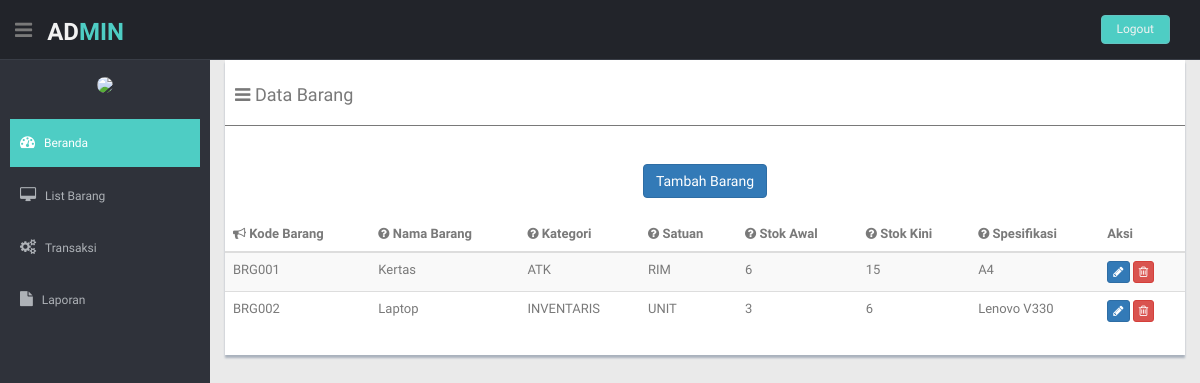
/Admin/beranda.php?hal=dataBarang, run on the app's committed database.
### tables this page shows
CREATE TABLE `tbbarang` (
  `kode_barang` varchar(6) NOT NULL,
  `nama_barang` varchar(30) NOT NULL,
  `kode_kategori` int(11) NOT NULL,
  `satuan` varchar(20) NOT NULL,
  `stok` int(11) NOT NULL,
  `spesifikasi` varchar(30) NOT NULL
);

CREATE TABLE `tbkategori` (
  `kode_kategori` int(11) NOT NULL,
  `nama_kategori` varchar(30) NOT NULL
);

### Admin/dataBarang/dataBarang.php (the view, shortened to what this page needs)
<section id="main-content">
  <section class="wrapper">
<div class="row ">
          <div class="col-md-12">
            <div class="content-panel">
              <table class="table table-striped table-advance table-hover">
                <h4><i class="fa fa-bars"></i> Data Barang</h4>
                <hr>
                <br>
                <div class="text-center">
                  <a href="?hal=tambahBarang" class="btn btn-primary"> Tambah Barang</a>
                </div>
                <br>
                <thead>
                  <?php
                      include "../koneksi.php";
                      $query = mysqli_query($connecting,"SELECT * FROM tbbarang left join tbkategori on tbbarang.kode_kategori = tbkategori.kode_kategori");
                    ?>
                  <tr>
                    <th><i class="fa fa-bullhorn"></i> Kode Barang</th>
                    <th class="hidden-phone"><i class="fa fa-question-circle"></i> Nama Barang</th>
                    <th class="hidden-phone"><i class="fa fa-question-circle"></i> Kategori</th>
                    <th class="hidden-phone"><i class="fa fa-question-circle"></i> Satuan</th>
                    <th class="hidden-phone"><i class="fa fa-question-circle"></i> Stok Awal</th>
                    <th class="hidden-phone"><i class="fa fa-question-circle"></i> Stok Kini</th>
                    <th class="hidden-phone"><i class="fa fa-question-circle"></i> Spesifikasi</th>
                    <th>Aksi</th>
                  </tr>
                </thead>
                <tbody>
                  <?php
                    while($data = mysqli_fetch_array($query)){
                      $jumlahBarangTerima = "SELECT SUM(jumlah_barang) AS jumlah_barang FROM tbdetail_penerimaan where kode_barang = '$data[kode_barang]'";
                      $hasilBarangMasuk = @mysqli_query($connecting,$jumlahBarangTerima) or die (mysqli_error());
                      $barangTerima = mysqli_fetch_array($hasilBarangMasuk);
                      $jumlahBarangKeluar = "SELECT SUM(jumlah_barang) AS jumlah_barang FROM tbdetail_pengeluaran where kode_barang = '$data[kode_barang]'";
                      $hasilBarangKeluar = @mysqli_query($connecting,$jumlahBarangKeluar) or die (mysqli_error());
                      $barangKeluar = mysqli_fetch_array($hasilBarangKeluar);
                  ?>
                  <tr>
                    <td class="hidden-phone"><?php echo $data['kode_barang'] ?></td>
                      <td class="hidden-phone"><?php echo $data['nama_barang'] ?></td>
                      <td class="hidden-phone"><?php echo $data['nama_kategori'] ?></td>
                      <td class="hidden-phone"><?php echo $data['satuan'] ?></td>
                      <td class="hidden-phone"><?php echo $data['stok'] ?></td>
                      <td class="hidden-phone"><?php echo $data['stok'] + $barangTerima['jumlah_barang'] - $barangKeluar ['jumlah_barang'] ?></td>
                      <td class="hidden-phone"><?php echo $data['spesifikasi'] ?></td>
                    <td>
                      <a href="beranda.php?hal=ubahBarang&kode_barang=<?php echo $data['kode_barang'] ?>" class="btn btn-primary btn-xs"><i class="fa fa-pencil"></i></a>
                      <a href="dataBarang/hapusBarang.php?kode_barang=<?php echo $data['kode_barang'] ?>" class="btn btn-danger btn-xs" onclick="return confirm('Yakin Akan dihapus?')" ><i class="fa fa-trash-o "></i></a>
                    </td>
                  </tr>
                    <?php
                }
              ?>
                </tbody>
              </table>
            </div>
          </div>
        </div>
</section>
</section>

### css/style.css (style rules this page uses)
body { color: #797979; background: #eaeaea; font-family: 'Ruda', sans-serif; padding: 0px !important; margin: 0px !important; font-size:13px; }
a, a:hover, a:focus { text-decoration: none; outline: none; }
hr { margin-top: 20px; margin-bottom: 20px; border: 0; border-top: 1px solid #797979; }
#main-content { margin-left: 210px; }
.wrapper { display: inline-block; margin-top: 60px; padding-left: 15px; padding-right: 15px; padding-bottom: 15px; padding-top: 0px; width: 100%; }
.content-panel { background: #ffffff; box-shadow: 0px 3px 2px #aab2bd; padding-top: 15px; padding-bottom: 5px; }
.content-panel h4 { margin-left: 10px; }

### data on the page
tbbarang: kode_barang "BRG001", nama_barang "Kertas", kode_kategori.nama_kategori "ATK", satuan "RIM", stok "6", jumlah_barang "15", spesifikasi "A4"
tbbarang: kode_barang "BRG002", nama_barang "Laptop", kode_kategori.nama_kategori "INVENTARIS", satuan "UNIT", stok "3", jumlah_barang "6", spesifikasi "Lenovo V330"
